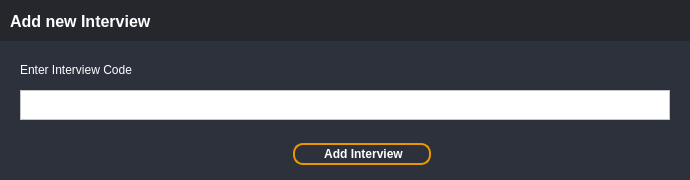
<?xml version="1.0" encoding="UTF-8"?>
<ui version="4.0">
 <class>AddNewInterview</class>
 <widget class="QWidget" name="AddNewInterview">
  <property name="geometry">
   <rect>
    <x>0</x>
    <y>0</y>
    <width>690</width>
    <height>180</height>
   </rect>
  </property>
  <property name="sizePolicy">
   <sizepolicy hsizetype="Fixed" vsizetype="Fixed">
    <horstretch>0</horstretch>
    <verstretch>0</verstretch>
   </sizepolicy>
  </property>
  <property name="minimumSize">
   <size>
    <width>690</width>
    <height>180</height>
   </size>
  </property>
  <property name="maximumSize">
   <size>
    <width>690</width>
    <height>180</height>
   </size>
  </property>
  <property name="windowTitle">
   <string>Form</string>
  </property>
  <property name="styleSheet">
   <string notr="true">background-color: rgb(44, 49, 60);</string>
  </property>
  <widget class="QLabel" name="label_3">
   <property name="geometry">
    <rect>
     <x>0</x>
     <y>0</y>
     <width>721</width>
     <height>41</height>
    </rect>
   </property>
   <property name="styleSheet">
    <string notr="true">background-color: rgb(37, 39, 44);</string>
   </property>
   <property name="text">
    <string/>
   </property>
  </widget>
  <widget class="QPushButton" name="addInterviewButton">
   <property name="geometry">
    <rect>
     <x>290</x>
     <y>140</y>
     <width>144</width>
     <height>28</height>
    </rect>
   </property>
   <property name="maximumSize">
    <size>
     <width>220</width>
     <height>16777215</height>
    </size>
   </property>
   <property name="font">
    <font>
     <pointsize>9</pointsize>
     <weight>75</weight>
     <bold>true</bold>
    </font>
   </property>
   <property name="styleSheet">
    <string notr="true">QPushButton{border-color: rgb(233, 151, 0);
color: rgb(255, 255, 255);
font-color:rgb(233,151,0);
border-style: solid;
border-width: 2px;
border-radius: 10px;
margin:  3px;}
QPushButton:Pressed{
border-color: rgb(255, 255, 255);
color: rgb(255, 255, 255);
	background-color: rgb(233, 151, 0);
border-style: solid;
border-width: 2px;
border-radius: 10px;
margin:  3px;
}</string>
   </property>
   <property name="text">
    <string>    Add Interview   </string>
   </property>
  </widget>
  <widget class="QTextEdit" name="intervieCode">
   <property name="geometry">
    <rect>
     <x>20</x>
     <y>90</y>
     <width>650</width>
     <height>30</height>
    </rect>
   </property>
   <property name="minimumSize">
    <size>
     <width>650</width>
     <height>0</height>
    </size>
   </property>
   <property name="maximumSize">
    <size>
     <width>650</width>
     <height>30</height>
    </size>
   </property>
   <property name="styleSheet">
    <string notr="true">background-color: rgb(255, 255, 255);</string>
   </property>
  </widget>
  <widget class="QLabel" name="label_2">
   <property name="geometry">
    <rect>
     <x>20</x>
     <y>60</y>
     <width>151</width>
     <height>20</height>
    </rect>
   </property>
   <property name="maximumSize">
    <size>
     <width>16777215</width>
     <height>20</height>
    </size>
   </property>
   <property name="font">
    <font>
     <pointsize>9</pointsize>
    </font>
   </property>
   <property name="styleSheet">
    <string notr="true">color: rgb(255, 255, 255);</string>
   </property>
   <property name="text">
    <string>Enter Interview Code</string>
   </property>
  </widget>
  <widget class="QLabel" name="label_title_bar_top">
   <property name="geometry">
    <rect>
     <x>10</x>
     <y>10</y>
     <width>201</width>
     <height>23</height>
    </rect>
   </property>
   <property name="maximumSize">
    <size>
     <width>16777215</width>
     <height>50</height>
    </size>
   </property>
   <property name="font">
    <font>
     <family>Segoe UI</family>
     <pointsize>12</pointsize>
     <weight>75</weight>
     <bold>true</bold>
    </font>
   </property>
   <property name="styleSheet">
    <string notr="true">background: transparent;
color: rgb(255, 255, 255);
</string>
   </property>
   <property name="text">
    <string>Add new Interview</string>
   </property>
  </widget>
  <widget class="QPushButton" name="closeButton">
   <property name="geometry">
    <rect>
     <x>650</x>
     <y>0</y>
     <width>40</width>
     <height>41</height>
    </rect>
   </property>
   <property name="sizePolicy">
    <sizepolicy hsizetype="Minimum" vsizetype="Expanding">
     <horstretch>0</horstretch>
     <verstretch>0</verstretch>
    </sizepolicy>
   </property>
   <property name="minimumSize">
    <size>
     <width>40</width>
     <height>0</height>
    </size>
   </property>
   <property name="maximumSize">
    <size>
     <width>40</width>
     <height>50</height>
    </size>
   </property>
   <property name="toolTip">
    <string>Close</string>
   </property>
   <property name="styleSheet">
    <string notr="true">QPushButton {	
	border: none;
	background-color: transparent;
}
QPushButton:hover {
	background-color: rgb(52, 59, 72);
}
QPushButton:pressed {	
	background-color: rgb(85, 170, 255);
}</string>
   </property>
   <property name="text">
    <string/>
   </property>
   <property name="icon">
    <iconset resource="../AdminSide/files.qrc">
     <normaloff>:/16x16/icons/16x16/cil-x.png</normaloff>:/16x16/icons/16x16/cil-x.png</iconset>
   </property>
  </widget>
  <zorder>label_3</zorder>
  <zorder>verticalLayoutWidget</zorder>
  <zorder>label_title_bar_top</zorder>
  <zorder>closeButton</zorder>
 </widget>
 <resources>
  <include location="../AdminSide/files.qrc"/>
 </resources>
 <connections/>
</ui>
